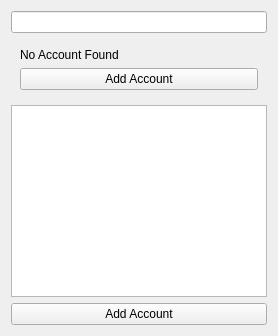
<?xml version="1.0" encoding="UTF-8"?>
<ui version="4.0">
 <class>Form</class>
 <widget class="QWidget" name="Form">
  <property name="geometry">
   <rect>
    <x>0</x>
    <y>0</y>
    <width>411</width>
    <height>325</height>
   </rect>
  </property>
  <property name="windowTitle">
   <string>Form</string>
  </property>
  <layout class="QVBoxLayout" name="verticalLayout_2">
   <property name="sizeConstraint">
    <enum>QLayout::SizeConstraint::SetFixedSize</enum>
   </property>
   <item>
    <widget class="QLineEdit" name="lineEdit">
     <property name="text">
      <string/>
     </property>
    </widget>
   </item>
   <item>
    <widget class="QWidget" name="empty_container" native="true">
     <layout class="QVBoxLayout" name="verticalLayout">
      <item>
       <widget class="QLabel" name="empty_message">
        <property name="text">
         <string>No Account Found</string>
        </property>
       </widget>
      </item>
      <item>
       <widget class="QPushButton" name="add_accounts_empty">
        <property name="text">
         <string>Add Account</string>
        </property>
       </widget>
      </item>
     </layout>
    </widget>
   </item>
   <item>
    <widget class="QListWidget" name="accounts_list">
     <property name="maximumSize">
      <size>
       <width>16777215</width>
       <height>300</height>
      </size>
     </property>
    </widget>
   </item>
   <item>
    <widget class="QPushButton" name="add_accounts_list">
     <property name="text">
      <string>Add Account</string>
     </property>
    </widget>
   </item>
  </layout>
 </widget>
 <resources/>
 <connections/>
</ui>
